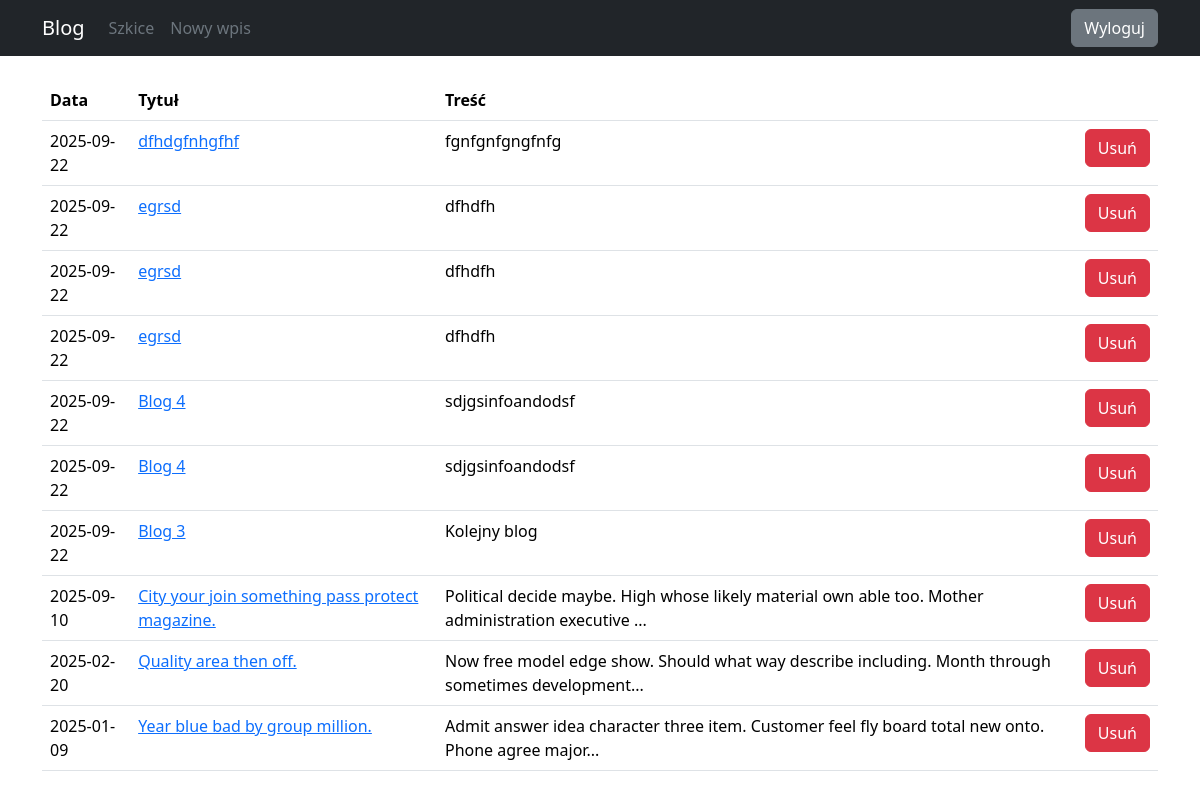
Page /drafts/ (signed in) on the committed database.
### blog/models.py (models this page shows)
class Entry(db.Model):
   id = db.Column(db.Integer, primary_key=True)
   title = db.Column(db.String(80), nullable=False)
   body = db.Column(db.Text, nullable=False)
   pub_date = db.Column(db.DateTime, nullable=False,
       default=datetime.datetime.utcnow)
   is_published = db.Column(db.Boolean, default=False)

### blog/routes.py (the view)
@app.route("/drafts/")
@login_required
def drafts():
    all_drafts = Entry.query.filter_by(is_published=False).order_by(Entry.pub_date.desc())
    return render_template("draft.html", all_drafts=all_drafts)

### blog/routes.py (called while the page is built)
def login_required(view_func):
   @functools.wraps(view_func)
   def check_permissions(*args, **kwargs):
       if session.get('logged_in'):
           return view_func(*args, **kwargs)
       return redirect(url_for('login', next=request.path))
   return check_permissions

### blog/templates/draft.html (shortened to what this page needs)
{% extends "base.html" %}
{% block content %}
<div class="container mt-4">
<table class="table">
  <thead>
    <tr>
      <th scope="col">Data</th>
      <th scope="col">Tytuł</th>
      <th scope="col">Treść</th>
      <th></th>
    </tr>
  </thead>
  <tbody>
    {% for draft in all_drafts %}
    <tr>
      <td>{{ draft.pub_date.strftime('%Y-%m-%d') }}</td>
      <td><a href="{{ url_for('edit_entry', entry_id=draft.id) }}">{{ draft.title }}</a></td>
      <td>{{ draft.body|truncate(100, true) }}</td>
      <td><a href="{{ url_for('delete', entry_id=draft.id) }}" class="btn btn-danger">Usuń</a></td>
    </tr>
    {% endfor %}
  </tbody>
</table>
</div>
{% endblock %}

### rows in the picture
Entry: pub_date "2025-09-22", title "dfhdgfnhgfhf", body "fgnfgnfgngfnfg"
Entry: pub_date "2025-09-22", title "egrsd", body "dfhdfh"
Entry: pub_date "2025-09-22", title "egrsd", body "dfhdfh"
Entry: pub_date "2025-09-22", title "egrsd", body "dfhdfh"
Entry: pub_date "2025-09-22", title "Blog 4", body "sdjgsinfoandodsf"
Entry: pub_date "2025-09-22", title "Blog 4", body "sdjgsinfoandodsf"
Entry: pub_date "2025-09-22", title "Blog 3", body "Kolejny blog"
Entry: pub_date "2025-09-10", title "City your join something pass protect magazine.", body "Political decide maybe. High whose likely material own able too. Mother administration executive ..."
Entry: pub_date "2025-02-20", title "Quality area then off.", body "Now free model edge show. Should what way describe including. Month through sometimes development..."
Entry: pub_date "2025-01-09", title "Year blue bad by group million.", body "Admit answer idea character three item. Customer feel fly board total new onto. Phone agree major..."
